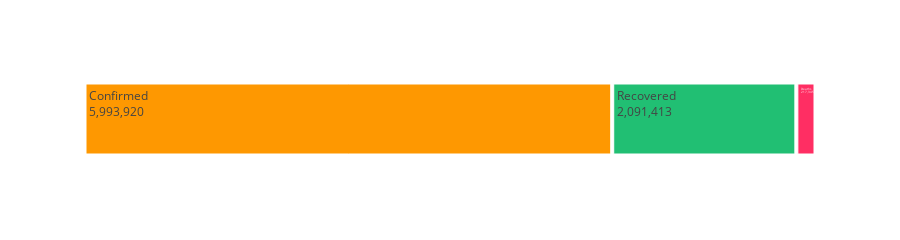

Here is the notebook cell this chart was saved with:
### Markdown cell above
> Confirmed Cases + Recoverd Cases + Death Cases

### Code cell
temp = df[['ObservationDate','Deaths', 'Recovered', 'Confirmed']]
temp = temp.melt(id_vars='ObservationDate', value_vars=['Confirmed','Recovered','Deaths'])
fig = px.treemap(temp, path=["variable"], values="value", height=225, 
                 color_discrete_sequence=[act, rec, dth])
fig.data[0].textinfo = 'label+text+value'fig.show()

### Figure 1 — Plotly figure (JSON) as saved in the notebook; plotly's stock layout.template omitted (floating-point values rounded to 4 significant figures)
{"data": [{"branchvalues": "total", "domain": {"x": [0, 1], "y": [0, 1]}, "hovertemplate": "labels=%{label}<br>value=%{value}<br>parent=%{parent}<br>id=%{id}<extra></extra>", "ids": ["Confirmed", "Deaths", "Recovered"], "labels": ["Confirmed", "Deaths", "Recovered"], "name": "", "parents": ["", "", ""], "textinfo": "label+text+value", "type": "treemap", "values": [5993920, 217345, 2091413]}], "layout": {"height": 225, "legend": {"tracegroupgap": 0}, "margin": {"t": 60}, "treemapcolorway": ["#fe9801", "#21bf73", "#ff2e63"]}}
